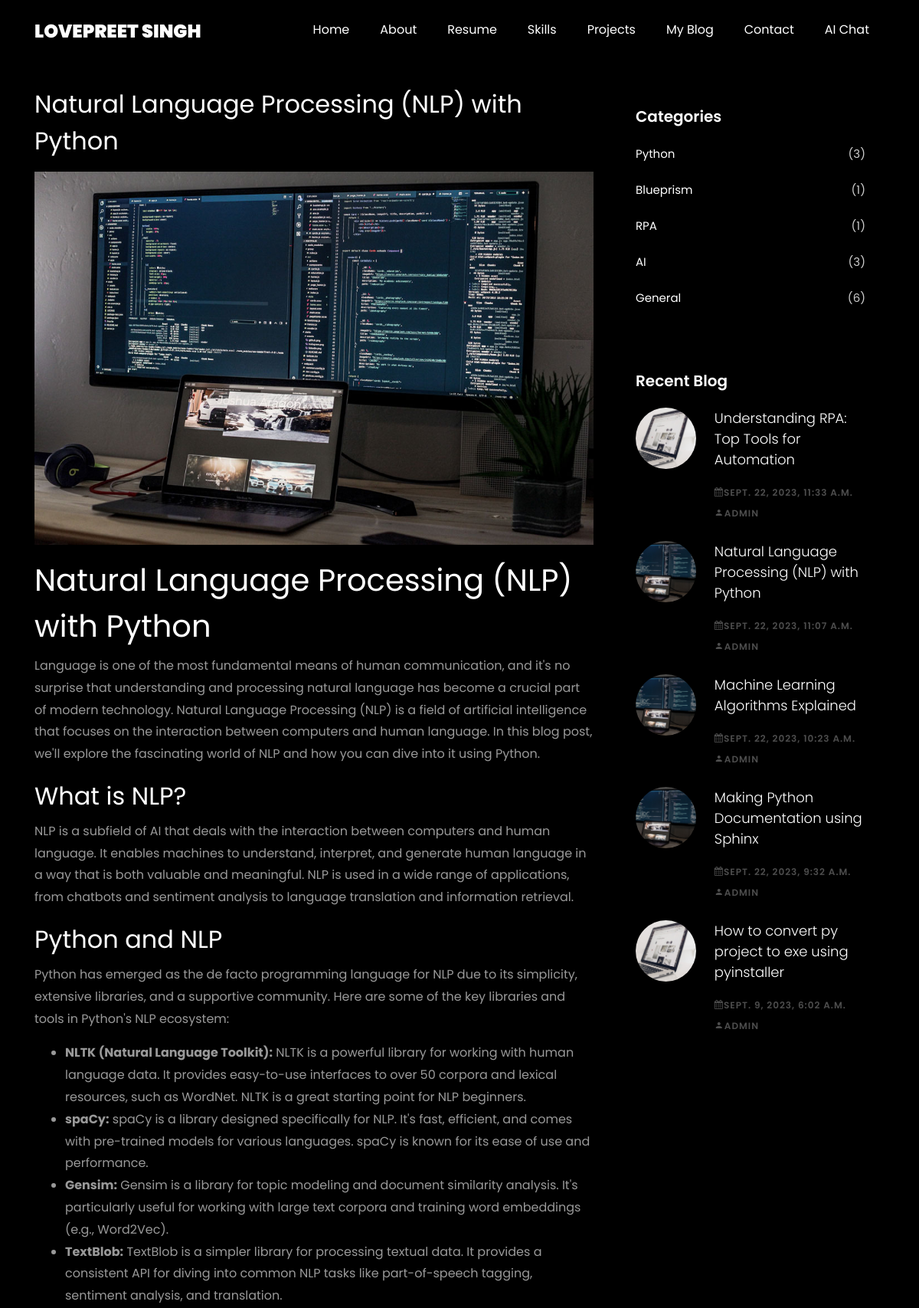
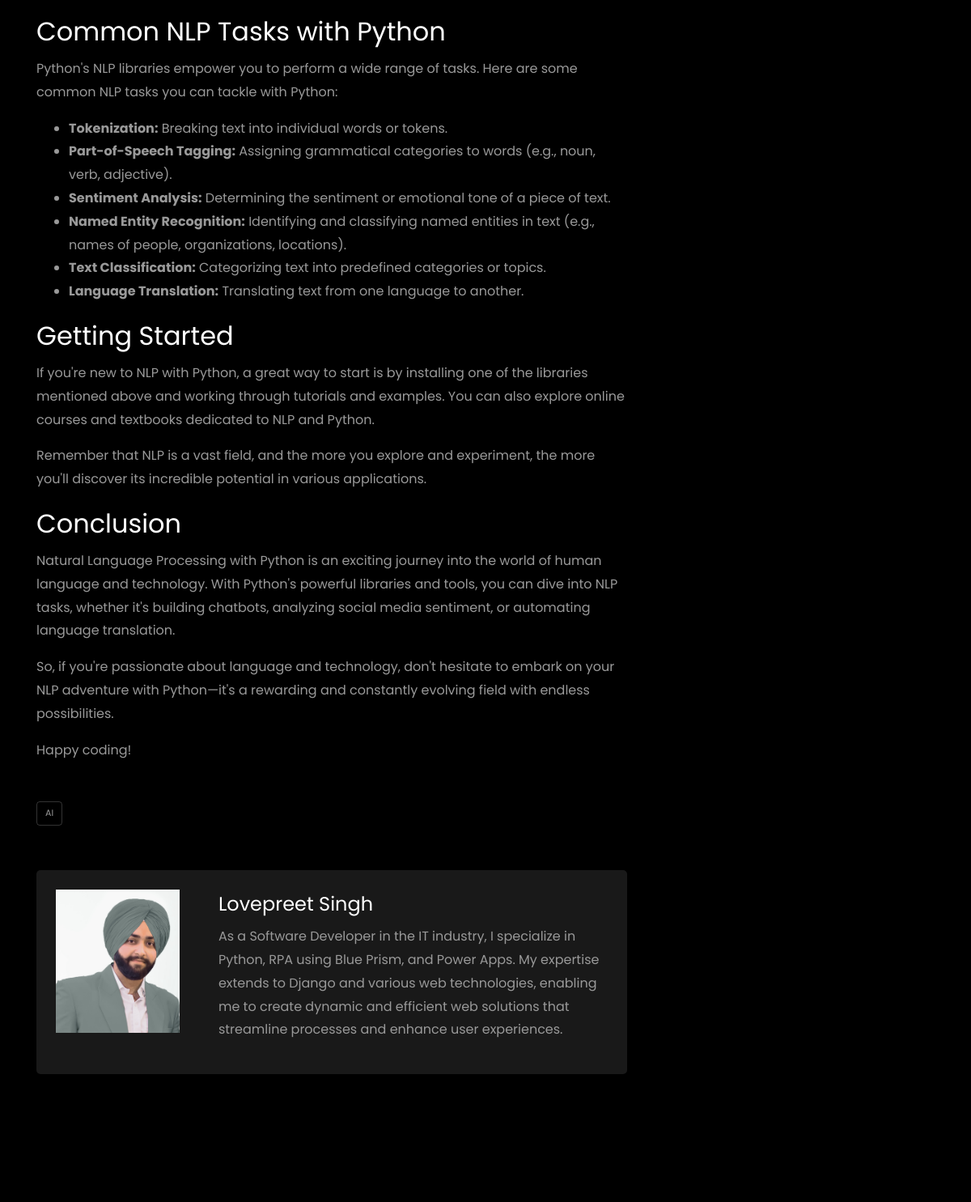
Page /blog/7/ (upper part) on the committed database (2 pictures, top to bottom).
### home/models.py (models this page shows, shortened)
class Post(models.Model):
    title = models.CharField(max_length=200, unique=True)
    slug = models.SlugField(max_length=200, unique=True)
    author = models.ForeignKey(User, on_delete= models.CASCADE,related_name='blog_posts')
    updated_on = models.DateTimeField(auto_now= True)
    content = models.TextField()
    created_on = models.DateTimeField(auto_now_add=True)
    status = models.IntegerField(choices=STATUS, default=0)
    imageurl = models.CharField(max_length=255,unique=False)
    tags = models.ManyToManyField(Tag, blank=True)  # Many-to-many relationship with tags
    categories = models.ManyToManyField(Category, blank=True)  # Many-to-many relationship with categories
    class Meta:
        ordering = ['-created_on']

class Tag(models.Model):
    name = models.CharField(max_length=50, unique=True)

class Category(models.Model):
    name = models.CharField(max_length=100, unique=True)

### home/views.py (the view)
# urls.py: path('blog/<int:blog_id>/', views.blog_post, name='blog_post'),
def blog_post(request, blog_id):
    blog = get_object_or_404(Post, id=blog_id)
    tags = blog.tags.all()
    categories = Category.objects.annotate(blog_count=Count('post'))
    all_tags=Tag.objects.all()
    blogs =  Post.objects.order_by('-created_on')[:5]
    return render(request, 'blog_post.html', {'blog': blog,'posts':blogs,'tags':tags,'categories':categories,'allTags':all_tags})

### templates/blog_post.html (shortened to what this page needs)
{% extends "base.html" %}
{% load static %}
{% block body %}
    <section class="ftco-section">
      <div class="container">
        <div class="row">
          <div class="col-lg-8 ftco-animate">
            <h2 class="mb-3">{{ blog.title }}</h2>
            <p>
              <img src="{% static blog.imageurl %}" alt="" class="img-fluid">
            </p>
            {{ blog.content|safe }}
                <div class="tag-widget post-tag-container mb-5 mt-5">
                  <div class="tagcloud">
                    {% for tag in tags %}
                    <a class="tag-cloud-link">{{ tag.name }}</a>
                    {% endfor %}
                  </div>
                </div>
          <div class="tag-widget post-tag-container mb-5 mt-5">
            <div class="about-author d-flex p-4 bg-dark">
              <div class="bio mr-5">
                <img src="{% static 'images/about.jpg' %}" alt="Image placeholder" class="img-fluid mb-4">
              </div>
              <div class="desc">
                <h3>Lovepreet Singh</h3>
                <p>As a Software Developer in the IT industry, I specialize in Python, RPA using Blue Prism, and Power Apps. My expertise extends to Django and various web technologies, enabling me to create dynamic and efficient web solutions that streamline processes and enhance user experiences.</p>
              </div>
            </div>
            </div>
          </div>
          <div class="col-lg-4 sidebar ftco-animate">
            <div class="sidebar-box ftco-animate">
            	<h3 class="heading-sidebar">Categories</h3>
              <ul class="categories">
                {% for category in categories %}
                <li><a href="{% url 'category_blogs' category.id %}">{{ category.name }}<span>({{ category.blog_count }})</span></a></li>
                {% endfor %}
              </ul>
            </div>
            <div class="sidebar-box ftco-animate">
              <h3 class="heading-sidebar">Recent Blog</h3>
              {% for p in posts %}
              <div class="block-21 mb-4 d-flex">
                <a class="blog-img mr-4" style="background-image: url('{% static p.imageurl %}');"></a>
                <div class="text">
                  <h3 class="heading"><a href="{% url 'blog_post' p.id %}">{{ p.title }}</a></h3>
                  <div class="meta">
                    <div><a href="{% url 'blog_post' p.id %}"><span class="icon-calendar"></span>{{ p.created_on }}</a></div>
                    <div><a href="{% url 'blog_post' p.id %}"><span class="icon-person"></span>{{ p.author }}</a></div>
                  </div>
                </div>
              </div>
              {% endfor %}
            </div>
        </div>
      </div>
    </section>
    {% endblock body %}

### static/css/icomoon.css (style rules this page uses)
[class^="icon-"], [class*=" icon-"] { font-family: 'icomoon' !important; speak: none; font-style: normal; font-weight: normal; font-variant: normal; text-transform: none; line-height: 1; -webkit-font-smoothing: antialiased; -moz-osx-font-smoothing: grayscale; }
.icon-calendar:before { content: "\f073"; }
.icon-person:before { content: "\e7fd"; }

### rows in the picture
Post: title "Natural Language Processing (NLP) with Python", imageurl (picture), content "Natural Language Processing (NLP) with Python Language is one of the most fundamental means of human communication, and it's no surprise that understanding and processing natural language has become a crucial part of modern technology. Natural Language Processing (NLP) is a field of artificial intelligence that focuses on the interaction between computers and human language. In this blog post, we'll explore the fascinating world of NLP and how you can dive into it using Python. What is NLP? NLP is a subfield of AI that deals with the interaction between computers and human language. It enables machines to understand, interpret, and generate human language in a way that is both valuable and…", created_on "SEPT. 22, 2023, 11:07 A.M.", author "ADMIN"
Tag: name "AI"
Category: name "Python", blog_count "3"
Category: name "Blueprism", blog_count "1"
Category: name "RPA", blog_count "1"
Category: name "AI", blog_count "3"
Category: name "General", blog_count "6"
Post: imageurl (picture), title "Understanding RPA: Top Tools for Automation", created_on "SEPT. 22, 2023, 11:33 A.M.", author "ADMIN"
Post: imageurl (picture), title "Machine Learning Algorithms Explained", created_on "SEPT. 22, 2023, 10:23 A.M.", author "ADMIN"
Post: imageurl (picture), title "Making Python Documentation using Sphinx", created_on "SEPT. 22, 2023, 9:32 A.M.", author "ADMIN"
Post: imageurl (picture), title "How to convert py project to exe using pyinstaller", created_on "SEPT. 9, 2023, 6:02 A.M.", author "ADMIN"
